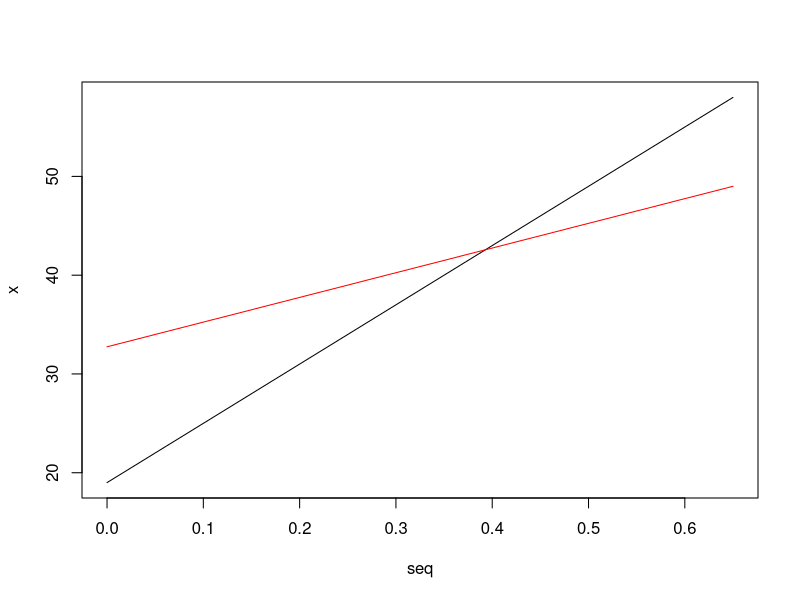

Reproduce this figure in R.
a <- (-20*0.35) + 0.35*40 + 0.3*100
a

b <- 10*0.35 + 45*0.35 + 70*0.30
b

seq <- seq(0,0.65,0.01)

  
x <- 60*seq + 19
y <- 25*seq + 32.75
plot(seq,x, type = "l")  
lines(seq, y, type = "l", col = "red")  

0.3*5000000
(1000000 + 5000000)/2

xa <- rexp(n = 1000000, rate = 1/3200000)
mean(xa[ ] > 4000000)

